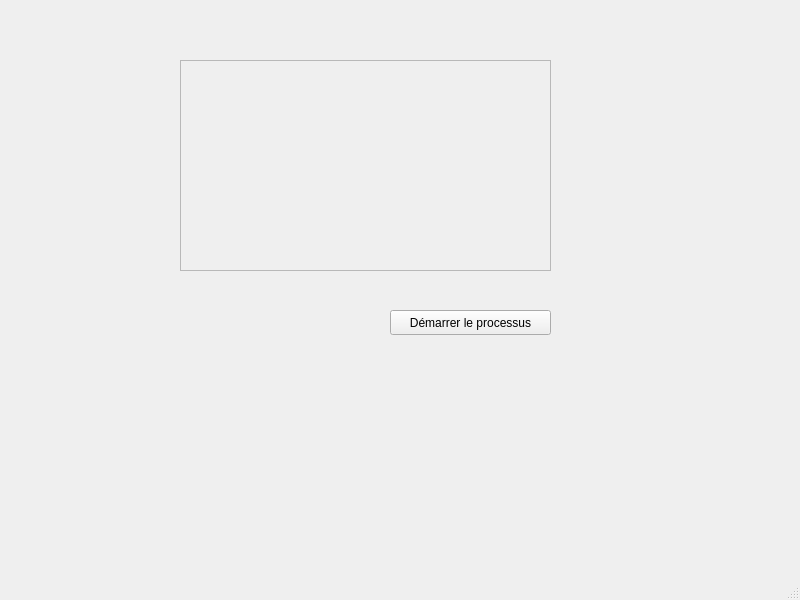
<?xml version="1.0" encoding="UTF-8"?>
<ui version="4.0">
 <class>MainWindow</class>
 <widget class="QMainWindow" name="MainWindow">
  <property name="geometry">
   <rect>
    <x>0</x>
    <y>0</y>
    <width>800</width>
    <height>600</height>
   </rect>
  </property>
  <property name="windowTitle">
   <string>MainWindow</string>
  </property>
  <widget class="QWidget" name="centralwidget">
   <widget class="QPushButton" name="pushButton">
    <property name="geometry">
     <rect>
      <x>390</x>
      <y>310</y>
      <width>161</width>
      <height>25</height>
     </rect>
    </property>
    <property name="text">
     <string>Démarrer le processus</string>
    </property>
   </widget>
   <widget class="QFrame" name="frame">
    <property name="geometry">
     <rect>
      <x>180</x>
      <y>60</y>
      <width>371</width>
      <height>211</height>
     </rect>
    </property>
    <property name="frameShape">
     <enum>QFrame::StyledPanel</enum>
    </property>
    <property name="frameShadow">
     <enum>QFrame::Raised</enum>
    </property>
   </widget>
  </widget>
  <widget class="QMenuBar" name="menubar">
   <property name="geometry">
    <rect>
     <x>0</x>
     <y>0</y>
     <width>800</width>
     <height>22</height>
    </rect>
   </property>
  </widget>
  <widget class="QStatusBar" name="statusbar"/>
 </widget>
 <resources/>
 <connections/>
</ui>
